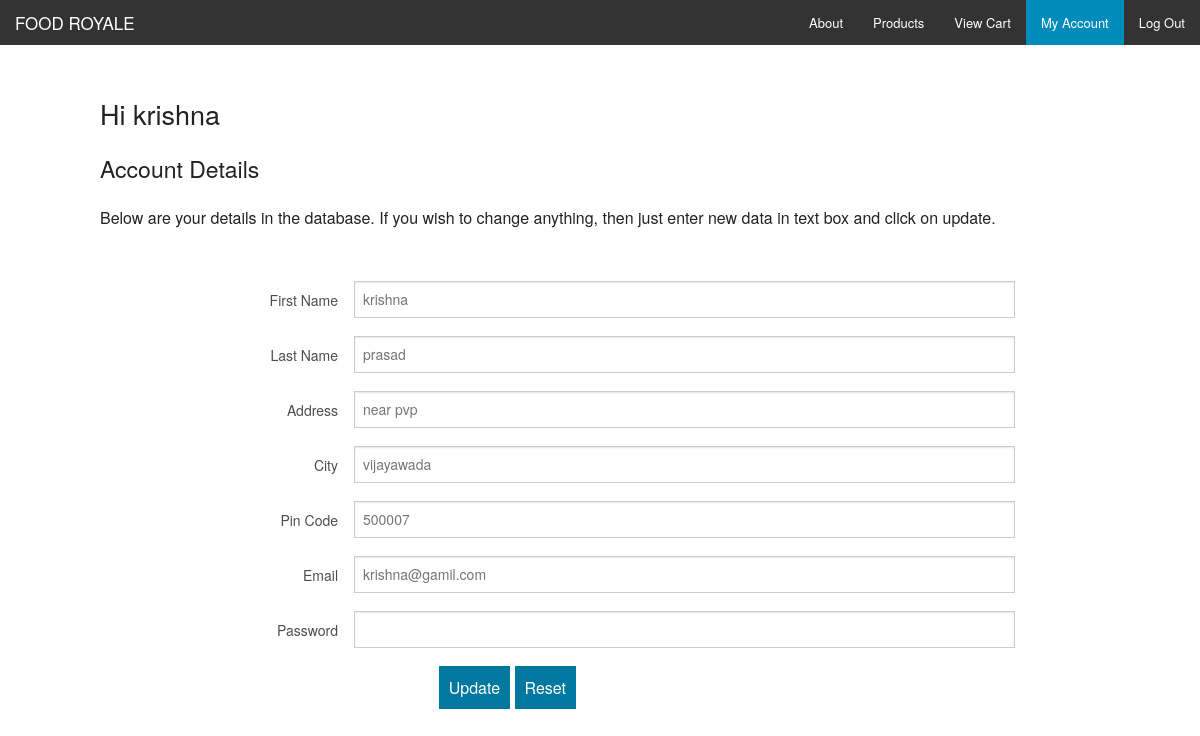
/account.php (signed in), run on the app's committed database.
### tables this page shows
CREATE TABLE `users` (
  `id` int(11) NOT NULL,
  `fname` varchar(255) NOT NULL,
  `lname` varchar(255) NOT NULL,
  `address` varchar(255) NOT NULL,
  `city` varchar(100) NOT NULL,
  `pin` int(6) NOT NULL,
  `email` varchar(255) NOT NULL,
  `password` varchar(15) NOT NULL,
  `type` varchar(20) NOT NULL
);

### account.php (the view, shortened to what this page needs)
<?php
include 'config.php';
?>
<!doctype html>
<html class="no-js" lang="en">
  <head>
    <link rel="stylesheet" href="css/foundation.css" />
  </head>
  <body>
    <nav class="top-bar" data-topbar role="navigation">
      <ul class="title-area">
        <li class="name">
          <h1><a href="index.php">FOOD ROYALE</a></h1>
        </li>
      </ul>
      <section class="top-bar-section">
        <ul class="right">
          <li><a href="About.php">About</a></li>
          <li><a href="products.php">Products</a></li>
          <li><a href="cart.php">View Cart</a></li>
          <?php
          if(isset($_SESSION['username'])){
            echo '<li class="active"><a href="account.php">My Account</a></li>';
            echo '<li><a href="logout.php">Log Out</a></li>';
          }
          else{
            echo '<li><a href="login.php">Log In</a></li>';
            echo '<li><a href="register.php">Register</a></li>';
          }
          ?>
        </ul>
      </section>
    </nav>
    <div class="row" style="margin-top:30px;">
      <div class="small-12">
        <p><?php echo '<h3>Hi ' .$_SESSION['fname'] .'</h3>'; ?></p>
        <p><h4>Account Details</h4></p>
        <p>Below are your details in the database. If you wish to change anything, then just enter new data in text box and click on update.</p>
      </div>
    </div>
    <form method="POST" action="update.php" style="margin-top:30px;">
      <div class="row">
        <div class="small-12">
          <div class="row">
            <div class="small-3 columns">
              <label for="right-label" class="right inline">First Name</label>
            </div>
            <div class="small-8 columns end">
              <?php
                $result = $mysqli->query('SELECT * FROM users WHERE id='.$_SESSION['id']);
                if($result) {
                  $obj = $result->fetch_object();
                  echo '<input type="text" id="right-label" placeholder="'. $obj->fname. '" name="fname">';
                  echo '</div>';
                    echo '</div>';
                  echo '<div class="row">';
                  echo '<div class="small-3 columns">';
                  echo '<label for="right-label" class="right inline">Last Name</label>';
                  echo '</div>';
                  echo '<div class="small-8 columns end">';
                  echo '<input type="text" id="right-label" placeholder="'. $obj->lname. '" name="lname">';
                  echo '</div>';
                  echo '</div>';
                  echo '<div class="row">';
                  echo '<div class="small-3 columns">';
                  echo '<label for="right-label" class="right inline">Address</label>';
                  echo '</div>';
                  echo '<div class="small-8 columns end">';
                  echo '<input type="text" id="right-label" placeholder="'. $obj->address. '" name="address">';
                  echo '</div>';
                  echo '</div>';
                  echo '<div class="row">';
                  echo '<div class="small-3 columns">';
                  echo '<label for="right-label" class="right inline">City</label>';
                  echo '</div>';
                  echo '<div class="small-8 columns end">';
                  echo '<input type="text" id="right-label" placeholder="'. $obj->city. '" name="city">';
                  echo '</div>';
                  echo '</div>';
                  echo '<div class="row">';
                  echo '<div class="small-3 columns">';
                  echo '<label for="right-label" class="right inline">Pin Code</label>';
                  echo '</div>';
                  echo '<div class="small-8 columns end">';
                  echo '<input type="text" id="right-label" placeholder="'. $obj->pin. '" name="pin">';
                  echo '</div>';
                  echo '</div>';
                  echo '<div class="row">';
                  echo '<div class="small-3 columns">';
                  echo '<label for="right-label" class="right inline">Email</label>';
                  echo '</div>';
                  echo '<div class="small-8 columns end">';
                  echo '<input type="email" id="right-label" placeholder="'. $obj->email. '" name="email">';
                  echo '</div>';
                  echo '</div>';
              }
              echo '<div class="row">';
              echo '<div class="small-3 columns">';
              echo '<label for="right-label" class="right inline">Password</label>';
              echo '</div>';
              echo '<div class="small-8 columns end">';
              echo '<input type="password" id="right-label" name="pwd">';
              echo '</div>';
              echo '</div>';
          ?>
          <div class="row">
            <div class="small-8 columns">
              <input type="submit" id="right-label" value="Update" style="background: #0078A0; border: none; color: #fff; font-family: 'Helvetica Neue', sans-serif; font-size: 1em; padding: 10px;">
              <input type="reset" id="right-label" value="Reset" style="background: #0078A0; border: none; color: #fff; font-family: 'Helvetica Neue', sans-serif; font-size: 1em; padding: 10px;">
            </div>
          </div>
        </div>
      </div>
    </form>
  </body>
</html>

### data on the page
users: fname "krishna", lname "prasad", address "near pvp", city "vijayawada", pin "500007", email "krishna@gamil.com"

### other printed values
$_SESSION['fname'] "krishna"
